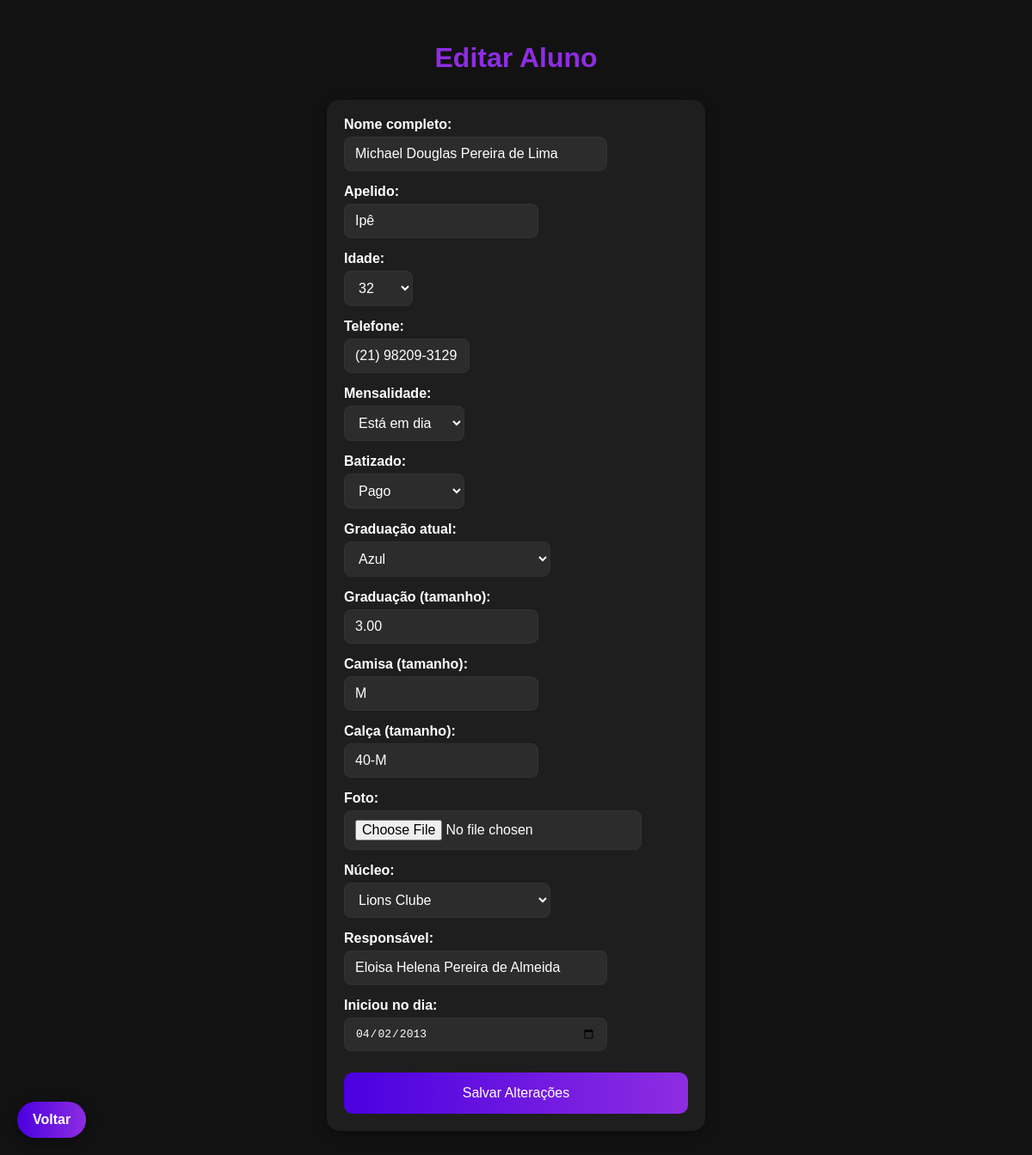
Page /editar/4 (signed in) on the committed database.
### tables this page shows
CREATE TABLE usuarios (
            id INTEGER PRIMARY KEY AUTOINCREMENT,
            nome_completo TEXT NOT NULL,
            apelido TEXT,
            idade TEXT NOT NULL,
            telefone TEXT,
            mensalidade TEXT NOT NULL,
            batizado TEXT NOT NULL,
            graduacao_atual TEXT NOT NULL,
            graduacao_tamanho TEXT NOT NULL,
            camisa_tamanho TEXT,
            calsa_tamanho TEXT,
            foto TEXT,
            nucleo TEXT NOT NULL,
            responsavel TEXT,
            iniciou_no_dia TEXT
        );

### app.py (the view, shortened to what this page needs)
@app.route("/editar/<int:aluno_id>", methods=["GET", "POST"])
def editar(aluno_id):
    conn = conectar_banco()
    conn.row_factory = sqlite3.Row
    cursor = conn.cursor()
    cursor.execute("SELECT * FROM usuarios WHERE id = ?", (aluno_id,))
    aluno = cursor.fetchone()
    cursor.close()
    conn.close()
    return render_template("editar.html", aluno=aluno, graduacoes=graduacoes)

### app.py (called while the page is built)
def conectar_banco():
    return sqlite3.connect("database.db")

### templates/editar.html (shortened to what this page needs)
<!DOCTYPE html>
<html lang="pt-br">
<head>
</head>
<body>
    <h1>Editar Aluno</h1>
    <form method="POST" enctype="multipart/form-data">
        <div class="form-group">
            <label>Nome completo:</label>
            <input class="nome-completo" style="max-width: 70%;" type="text" name="nome_completo" value="{{ aluno.nome_completo }}" required>
        </div>
        <div class="form-group">
            <label>Apelido:</label>
            <input class="apelido" style="max-width: 50%;" type="text" name="apelido" value="{{ aluno.apelido }}">
        </div>
        <div class="form-group">
            <label>Idade:</label>
            <select class="idade" style="max-width: 20%;" name="idade" required>
                {% for i in range(1, 81) %}
                <option value="{{ i }}" {% if aluno.idade|string==i|string %}selected{% endif %}>{{ i }}</option>
                {% endfor %}
            </select>
        </div>
        <div class="form-group">
            <label>Telefone:</label>
            <input class="telefone" style="max-width: 30%;" type="text" name="telefone" value="{{ aluno.telefone }}">
        </div>
        <div class="form-group">
            <label>Mensalidade:</label>
            <select class="mensalidade" style="max-width: 35%;" name="mensalidade" required>
                <option value="Está em dia" {% if aluno.mensalidade=="Está em dia" %}selected{% endif %}>Está em dia
                </option>
            </select>
        </div>
        <div class="form-group">
            <label>Batizado:</label>
            <select class="batizado" style="max-width: 35%;" name="batizado" required>
                <option value="Pago" {% if aluno.batizado=="Pago" %}selected{% endif %}>Pago</option>
            </select>
        </div>
        <div class="form-group">
            <label>Graduação atual:</label>
            <select class="graduacao-atual" style="max-width: 60%;" name="graduacao_atual" required>
                {% for grupo, opcoes in graduacoes %}
                <optgroup label="{{ grupo }}">
                    {% for valor, nome in opcoes %}
                    <option value="{{ nome }}" {% if aluno.graduacao_atual==nome %}selected{% endif %}>{{ nome }}
                    </option>
                    {% endfor %}
                </optgroup>
                {% endfor %}
            </select>
        </div>
        <div class="form-group">
            <label>Graduação (tamanho):</label>
            <input style="max-width: 50%;" type="text" name="graduacao_tamanho" value="{{ aluno.graduacao_tamanho }}"
                required>
        </div>
        <div class="form-group">
            <label>Camisa (tamanho):</label>
            <input class="camisa" style="max-width: 50%;" type="text" name="camisa_tamanho" value="{{ aluno.camisa_tamanho }}">
        </div>
        <div class="form-group">
            <label>Calça (tamanho):</label>
            <input class="calca" style="max-width: 50%;" type="text" name="calsa_tamanho" value="{{ aluno.calsa_tamanho }}">
        </div>
        <div class="form-group">
            <label>Foto:</label>
            <input class="foto" style="max-width: 80%;" type="file" name="foto" accept="image/*">
        </div>
        <div class="form-group">
            <label>Núcleo:</label>
            <select style="max-width: 60%;" name="nucleo" required>
                {% set opcoes_nucleo = ['Sede', 'Lions Clube', 'C.E. Nova Piam', 'C.S. Padre Zegri', 'E.F. Espaço
                Verde', 'Paciência'] %}
                {% for opcao in opcoes_nucleo %}
                <option value="{{ opcao }}" {% if aluno.nucleo==opcao %}selected{% endif %}>{{ opcao }}</option>
                {% endfor %}
            </select>
        </div>
        <div class="form-group">
            <label>Responsável:</label>
            <input class="responsavel" style="max-width: 70%;" type="text" name="responsavel" value="{{ aluno.responsavel }}">
        </div>
        <div class="form-group">
            <label>Iniciou no dia:</label>
            <input style="max-width: 70%;" type="date" name="iniciou_no_dia" value="{{ aluno.iniciou_no_dia }}">
        </div>
        <button type="submit">Salvar Alterações</button>
    </form>
    <a href="{{ url_for('index') }}" class="btn-flutuante-voltar">Voltar</a>
</body>
</html>

### templates/editar.html (style rules this page uses)
body { font-family: Arial, sans-serif; background: #121212; color: #fff; padding: 20px; }
h1 { text-align: center; color: #8E2DE2; margin-bottom: 30px; }
form { background: #1E1E1E; padding: 20px; border-radius: 15px; max-width: 400px; margin: auto; box-shadow: 0 4px 15px rgba(0, 0, 0, 0.3); }
.form-group { margin-bottom: 15px; }
label { display: block; margin-bottom: 5px; font-weight: bold; }
input, select { width: 100%; max-width: 100%; padding: 10px 12px; border-radius: 8px; border: 1px solid #333; background: #2c2c2c; color: #fff; font-size: 1em; }
input::placeholder { color: #aaa; }
button { width: 100%; padding: 15px; background: linear-gradient(to right, #4A00E0, #8E2DE2); color: white; font-size: 16px; border: none; border-radius: 10px; cursor: pointer; transition: 0.3s; margin-top: 10px; }
.btn-flutuante-voltar { position: fixed; bottom: 20px; left: 20px; background: linear-gradient(to right, #4A00E0, #8E2DE2); color: #fff; padding: 12px 18px; border-radius: 50px; font-weight: bold; text-decoration: none; box-shadow: 0 4px 15px rgba(0, 0, 0, 0.4); transition: 0.3s; }

### rows in the picture
usuarios: nome_completo "Michael Douglas Pereira de Lima", apelido "Ipê", idade "32", telefone "(21) 98209-3129", mensalidade "Está em dia", batizado "Pago", graduacao_atual "Azul", graduacao_tamanho "3.00", camisa_tamanho "M", calsa_tamanho "40-M", nucleo "Lions Clube", responsavel "Eloisa Helena Pereira de Almeida", iniciou_no_dia "04/02/2013"
